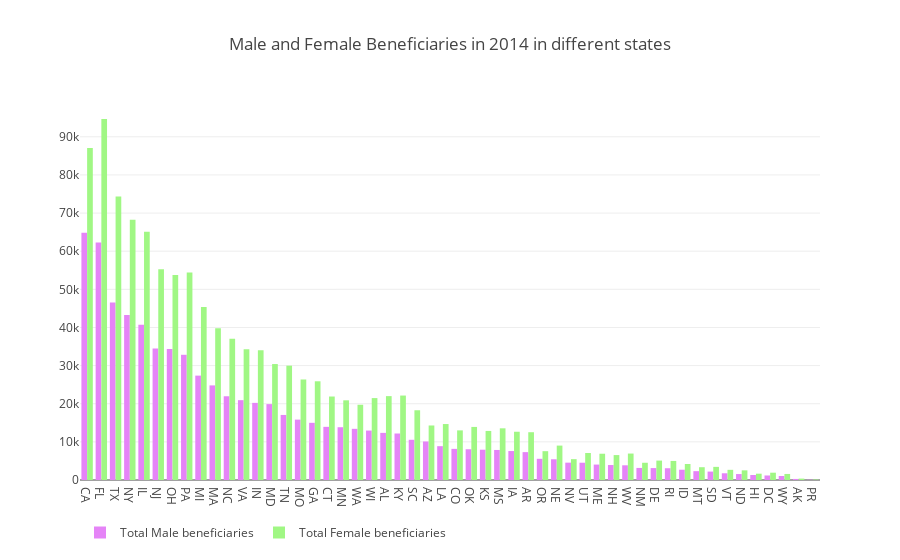

This figure's notebook cell:
### Markdown cell above
**Inference**  
> Facilities having highest Average HCC Score of 9.15 is Doctors Hosp of West Covina, located in California.  
> KFH - Malama Ohana Nursing and Rehab Center' in HONOLULU, Hawaii has the lowest Average HCC Score

## 3. Is there any state where the number of Male Beneficiaries is greater than Female Beneficiaries ?

### Code cell
query1 = """SELECT
  state, Sum(male_beneficiaries) as male_ben, Sum(female_beneficiaries) as female_ben
FROM
  `bigquery-public-data.cms_medicare.nursing_facilities_2014`
  GROUP BY 
      state
  ORDER BY
      male_ben DESC;
        """
response1 = medicare.query_to_pandas_safe(query1)


trace1 = go.Bar(
    x=response1.state,
    y=response1.male_ben,
    marker=dict(color='#e584f7'),
    name='Total Male beneficiaries'
)
trace2 = go.Bar(
    x=response1.state,
    y=response1.female_ben,
    marker=dict(color='#a0f784'),
    name='Total Female beneficiaries'
)

data = [trace1, trace2]
layout = go.Layout(barmode='group', legend=dict(orientation='h'), title='Male and Female Beneficiaries in 2014 in different states')
fig = go.Figure(data=data, layout=layout)
iplot(fig, filename='grouped-bar')

### Figure 1 — Plotly figure (JSON) as saved in the notebook; plotly's stock layout.template omitted (floating-point values rounded to 4 significant figures)
{"data": [{"marker": {"color": "#e584f7"}, "name": "Total Male beneficiaries", "x": ["CA", "FL", "TX", "NY", "IL", "NJ", "OH", "PA", "MI", "MA", "NC", "VA", "IN", "MD", "TN", "MO", "GA", "CT", "MN", "WA", "WI", "AL", "KY", "SC", "AZ", "LA", "CO", "OK", "KS", "MS", "IA", "AR", "OR", "NE", "NV", "UT", "ME", "NH", "WV", "NM", "DE", "RI", "ID", "MT", "SD", "VT", "ND", "HI", "DC", "WY", "AK", "PR"], "y": [64813, 62314, 46538, 43276, 40706, 34490, 34343, 32835, 27374, 24808, 21959, 20936, 20228, 19896, 17061, 15832, 14995, 13941, 13841, 13418, 12966, 12356, 12194, 10546, 10098, 8871, 8163, 8065, 7944, 7878, 7591, 7310, 5557, 5438, 4546, 4535, 4046, 3925, 3856, 3164, 3123, 3087, 2695, 2317, 2206, 1761, 1558, 1309, 1185, 1046, 281, 62], "type": "bar", "uid": "ee72cf10-fda6-11eb-9659-0242ac130202"}, {"marker": {"color": "#a0f784"}, "name": "Total Female beneficiaries", "x": ["CA", "FL", "TX", "NY", "IL", "NJ", "OH", "PA", "MI", "MA", "NC", "VA", "IN", "MD", "TN", "MO", "GA", "CT", "MN", "WA", "WI", "AL", "KY", "SC", "AZ", "LA", "CO", "OK", "KS", "MS", "IA", "AR", "OR", "NE", "NV", "UT", "ME", "NH", "WV", "NM", "DE", "RI", "ID", "MT", "SD", "VT", "ND", "HI", "DC", "WY", "AK", "PR"], "y": [87052, 94670, 74342, 68241, 65111, 55245, 53774, 54391, 45348, 39763, 37047, 34320, 34012, 30408, 29988, 26360, 25890, 21896, 20895, 19735, 21480, 21997, 22146, 18292, 14297, 14675, 13015, 13920, 12865, 13554, 12657, 12530, 7557, 9025, 5464, 7089, 6892, 6535, 6936, 4520, 5093, 5000, 4192, 3355, 3444, 2667, 2533, 1658, 1918, 1586, 366, 118], "type": "bar", "uid": "ee72d15e-fda6-11eb-9659-0242ac130202"}], "layout": {"barmode": "group", "legend": {"orientation": "h"}, "title": {"text": "Male and Female Beneficiaries in 2014 in different states"}, "xaxis": {"type": "category", "range": [-0.5, 51.5], "autorange": true}, "yaxis": {"type": "linear", "range": [0, 99650.0], "autorange": true}, "autosize": true}}
